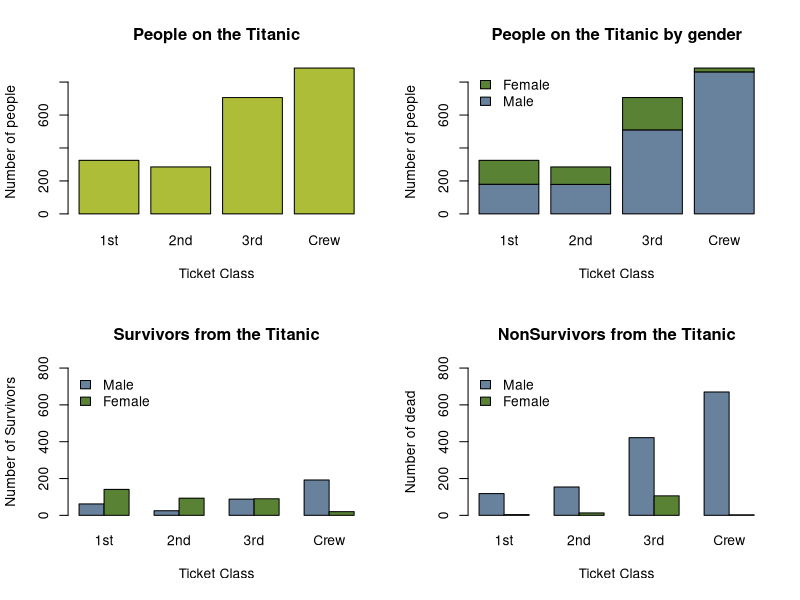

Write R code to recreate this figure.
# bar charts ----
# This file takes the Titanic dataset that is build in i R-studio and plots
# 4 different types of bar plots

# The png() and dev.off() lines are only used to save the figure automatically 
#png(file = "F02_BarCharts.png", units="in", width=7, height=4, res=150)

par(mfrow=c(2,2)) #, mai = c(0.9, 0.8, 0.3, 0.1), oma = c(0.1, 0.1, 0.1, 0.1)

total = Titanic[,1,2,1]+Titanic[,1,2,2]+Titanic[,1,1,1]+Titanic[,1,1,2]+Titanic[,2,2,1]+Titanic[,2,2,2]+Titanic[,2,1,1]+Titanic[,2,1,2]
dataAdult = as.data.frame(total) # merge adult survivors + non survivors
barplot(total, data = dataAdult,
        col = c("#AEBD38"),
        main = "People on the Titanic", 
        ylab = "Number of people", 
        xlab = "Ticket Class")


dataAdult = as.data.frame(Titanic[,,2,1]+Titanic[,,2,2]+Titanic[,,1,1]+Titanic[,,1,2]) # merge survivors + non survivors
barplot(Freq ~ Sex + Class, data = dataAdult, legend.text = TRUE, args.legend = list(x = 'topleft',bty = "n"),
        col = c("#68829E", "#598234"),
        main = "People on the Titanic by gender", 
        ylab = "Number of people", 
        xlab = "Ticket Class")

dataAdult = as.data.frame(Titanic[,,1,2]+Titanic[,,2,2]) # merge adult survivors
barplot(Freq ~ Sex + Class, data = dataAdult, legend.text = TRUE, args.legend = list(x = 'topleft',bty = "n"),
        col = c("#68829E", "#598234"),
        beside = TRUE,
        main = "Survivors from the Titanic", 
        ylab = "Number of Survivors",
        ylim = c(0,800),
        xlab = "Ticket Class")

dataAdult = as.data.frame(Titanic[,,1,1]+Titanic[,,2,1]) # merge adult survivors
barplot(Freq ~ Sex + Class, data = dataAdult, legend.text = TRUE, args.legend = list(x = 'topleft',bty = "n"),
        col = c("#68829E", "#598234"),
        beside = TRUE,
        main = "NonSurvivors from the Titanic", 
        ylab = "Number of dead", 
        ylim = c(0,800),
        xlab = "Ticket Class")

#dev.off()
#----